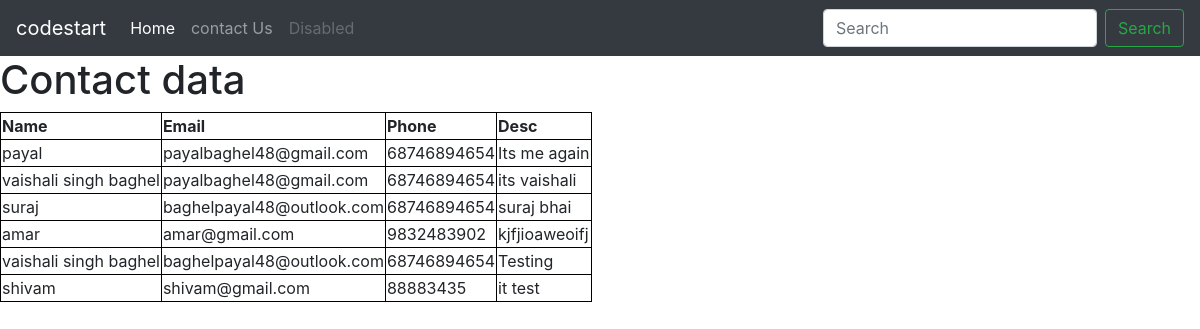
The page / on the database its author committed.
### app_mod/models.py (models this page shows)
class contact(models.Model):
    name = models.CharField(max_length=122)
    email =  models.CharField(max_length=122)
    phone = models.CharField(max_length=12)
    desc = models.TextField()
    date = models.DateField(auto_now_add=True)
    def __str__(self):
        return self.name

### app_mod/views.py (the view)
# urls.py: path("",views.index,name='app_mod'),
def index(request):
    data = contact.objects.all()
    print(data)
    context = {'data' : data}
    return render(request,'index.html',context)

### app_mod/templates/index.html (shortened to what this page needs)
<!doctype html>
<html lang="en">
  <head>
    <link rel="stylesheet" href="https://cdn.jsdelivr.net/npm/bootstrap@4.0.0/dist/css/bootstrap.min.css">
  </head>
  <body>
     <nav class="navbar navbar-expand-lg navbar-dark bg-dark">
        <a class="navbar-brand" href="#">codestart</a>
        <div class="collapse navbar-collapse" id="navbarSupportedContent">
          <ul class="navbar-nav mr-auto">
            <li class="nav-item active">
              <a class="nav-link" href="/">Home <span class="sr-only">(current)</span></a>
            </li>
            <li class="nav-item">
              <a class="nav-link" href="/contact">contact Us</a>
            </li>
            <li class="nav-item">
              <a class="nav-link disabled" href="#">Disabled</a>
            </li>
          </ul>
          <form class="form-inline my-2 my-lg-0">
            <input class="form-control mr-sm-2" type="search" placeholder="Search" aria-label="Search">
            <button class="btn btn-outline-success my-2 my-sm-0" type="submit">Search</button>
          </form>
        </div>
      </nav>
      <h1> Contact data </h1>
      <table>
        <thead>
          <tr>
            <th>Name</th>
            <th>Email</th>
            <th>Phone</th>
            <th>Desc</th>
          </tr>
        </thead>
        {% for index in data %}
          <tr>
            <td>
              {{ index.name }}
            </td>
            <td>
              {{ index.email }}
            </td>
            <td>
              {{ index.phone }}
            </td>
            <td>
              {{ index.desc }}
            </td>
          </tr>
        {% endfor %}
      </table>
  </body>
</html>

### app_mod/templates/index.html (style rules this page uses)
.table, th, td { border: 1px solid black; }

### rows shown on the page
contact: name "payal", email "payalbaghel48@gmail.com", phone "68746894654", desc "Its me again"
contact: name "vaishali singh baghel", email "payalbaghel48@gmail.com", phone "68746894654", desc "its vaishali"
contact: name "suraj", email "baghelpayal48@outlook.com", phone "68746894654", desc "suraj bhai"
contact: name "amar", email "amar@gmail.com", phone "9832483902", desc "kjfjioaweoifj"
contact: name "vaishali singh baghel", email "baghelpayal48@outlook.com", phone "68746894654", desc "Testing"
contact: name "shivam", email "shivam@gmail.com", phone "88883435", desc "it test"
